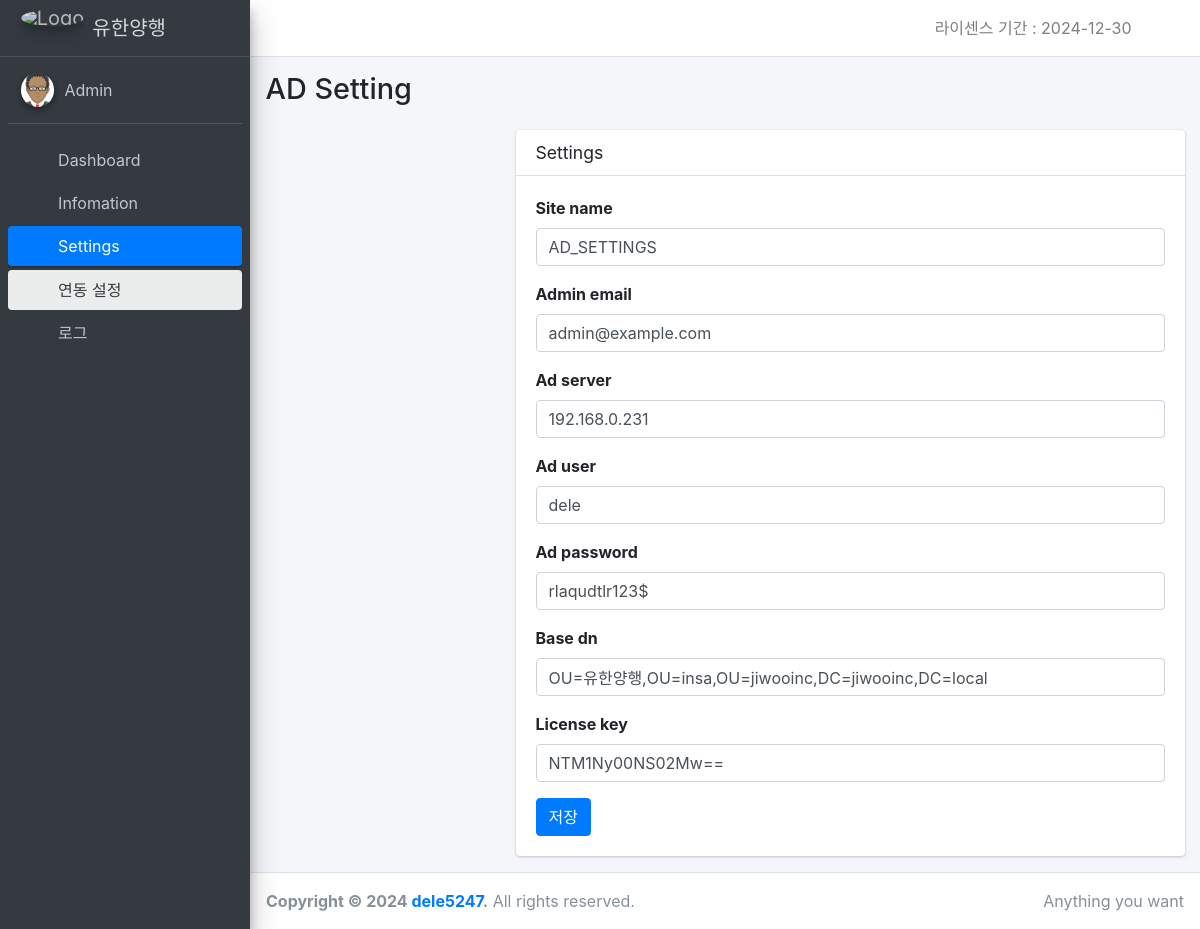
/settings/, run on the app's committed database.
### insa/models.py (models this page shows, shortened)
class Setting(models.Model):
    site_name = models.CharField(max_length=100)
    admin_email = models.EmailField()
    ad_server = models.CharField(max_length=255, null=True)
    ad_user = models.CharField(max_length=255, null=True)
    ad_password = models.CharField(max_length=255, null=True)
    base_dn = models.CharField(max_length=255, null=True)
    license_key = models.CharField(max_length=255, null=True)

### insa/views.py (the view)
# urls.py: path('settings/', views.settings, name='settings'),
def settings(request):
    setting = Setting.objects.first()
    if not setting:
        setting = Setting.objects.create(site_name='Default Site', admin_email='admin@example.com')
    if request.method == 'POST':
        form = SettingForm(request.POST, instance=setting)
        if form.is_valid():
            form.save()
            return redirect('settings')
    else:
        form = SettingForm(instance=setting)
    return render(request, 'settings.html', {'form': form, 'sets': sets, 'license_expiry_date': check_license()})

### insa/forms.py
class SettingForm(forms.ModelForm):
    class Meta:
        model = Setting
        fields = '__all__'
        widgets = {
            field.name: forms.TextInput(attrs={'class': 'form-control'}) for field in Setting._meta.fields
        }

### insa/templatetags/menu_tags.py (called while the page is built)
@register.simple_tag
def active(request, pattern):
    import re
    if re.search(pattern, request.path):
        return 'active'
    return ''

### insa/views.py (called while the page is built)
def check_license():
    setting = Setting.objects.get(site_name='AD_SETTINGS')
    license_key = setting.license_key
    shift=3
    try:
        base64_bytes = license_key.encode('utf-8')
        encrypted_date_bytes = base64.b64decode(base64_bytes)
        encrypted_date = encrypted_date_bytes.decode('utf-8')
        parts = encrypted_date.split('-')
        decrypted_date = ''
        for part in parts:
            decrypted_part = ''
            for char in part:
                decrypted_part += chr((ord(char) - ord('0') - shift) % 10 + ord('0'))
            decrypted_date += decrypted_part + '-'
        decrypted_date = decrypted_date.rstrip('-')
        expiry_date = datetime.datetime.strptime(decrypted_date, '%Y-%m-%d').date()
        return "라이센스 기간 : " + str(expiry_date)
    except:
        return "유효한 라이센스가 아니거나 잘못된 키입니다."

### templates/settings.html (shortened to what this page needs)
{% extends 'base.html' %}
{% block content %}
<div class="content-header">
    <div class="container-fluid">
        <div class="row mb-2">
            <div class="col-sm-6">
                <h1 class="m-0">AD Setting</h1>
            </div>
        </div>
    </div>
</div>
<div class="content-wrapper">
    <section class="content">
        <div class="container-fluid">
            <div class="row">
                <div class="col-12">
                    <div class="card">
                        <div class="card-header">
                            <h3 class="card-title">Settings</h3>
                        </div>
                        <div class="card-body">
			  <form method="post">
                            {% for field in form %}
                            <div class="form-group">
                                <label for="{{ field.id_for_label }}">{{ field.label }}</label>
                                {{ field }}
                            </div>
                            {% endfor %}
                             <button type="submit" class="btn btn-primary">저장</button>
			   </form>
                        </div>
                    </div>
                </div>
            </div>
        </div>
    </section>
</div>
{% endblock %}

### templates/base.html (shortened to what this page needs)
<!DOCTYPE html>
<html>
<head>
    {% load static %}
    {% load menu_tags %}
    <link rel="stylesheet" href="{% static 'admin-lte/plugins/fontawesome-free/css/all.min.css' %}">
    <link rel="stylesheet" href="{% static 'admin-lte/dist/css/adminlte.min.css' %}">
    <link rel="stylesheet" href="{% static 'admin-lte/plugins/datatables-bs4/css/dataTables.bootstrap4.min.css' %}">
</head>
<body class="hold-transition sidebar-mini">
<div class="wrapper">
    <nav class="main-header navbar navbar-expand navbar-white navbar-light">
        <ul class="navbar-nav">
            <li class="nav-item">
                <a class="nav-link" data-widget="pushmenu" href="#" role="button"><i class="fas fa-bars"></i></a>
            </li>
        </ul>
        <ul class="navbar-nav ml-auto">
            <li class="nav-item">
                <span class="nav-link">{{ license_expiry_date }}</span>
            </li>
            <li class="nav-item dropdown">
                <a class="nav-link" data-toggle="dropdown" href="#">
                    <i class="fas fa-user"></i>
                </a>
            </li>
        </ul>
    </nav>
    {% include 'sidebar.html' %}
    <div class="content-wrapper">
        {% block content %}{% endblock %}
    </div>
    {% include 'footer.html' %}
</div>
</body>
</html>

### templates/sidebar.html (shortened to what this page needs)
    {% load static %}
    {% load menu_tags %}
<aside class="main-sidebar sidebar-dark-primary elevation-4">
    <a href="#" class="brand-link">
        <img src="https://postfiles.pstatic.net/20160921_149/ppanppane_1474428957776Kk6Ao_PNG/%C0%AF%C7%D1%BE%E7%C7%E0_%B7%CE%B0%ED_%283%29.png?type=w966" alt="Logo" class="brand-image img-circle elevation-3" style="opacity: .8">
        <span class="brand-text font-weight-light">유한양행</span>
    </a>
    <div class="sidebar">
        <div class="user-panel mt-3 pb-3 mb-3 d-flex">
            <div class="image">
                <img src="{% static 'admin-lte/dist/img/avatar.png' %}" class="img-circle elevation-2" alt="User Image">
            </div>
            <div class="info">
                <a href="#" class="d-block">Admin</a>
            </div>
        </div>
        <nav class="mt-2">
            <ul class="nav nav-pills nav-sidebar flex-column" data-widget="treeview" role="menu" data-accordion="false">
                <li class="nav-item">
                    <a href="{% url 'index' %}" class="nav-link {% active request '^/$' %}">
                        <i class="nav-icon fas fa-tachometer-alt"></i>
                        <p>Dashboard</p>
                    </a>
                </li>
                <li class="nav-item has-treeview {% active request '^/table' %}">
                    <a href="#" class="nav-link">
                        <i class="nav-icon fas fa-user"></i>
                        <p>
                            Infomation
                            <i class="right fas fa-angle-left"></i>
                        </p>
                    </a>
                </li>
                <li class="nav-item has-treeview {% active request '^/input' %}">
                    <a href="#" class="nav-link">
                        <i class="nav-icon fas fa-cog"></i>
                        <p>
                            Settings
                            <i class="right fas fa-angle-left"></i>
                        </p>
                    </a>
                    <ul class="nav nav-treeview">
                        <li class="nav-item">
                            <a href="{% url 'settings' %}" class="nav-link {% active request '^/settings' %}">
                                <i class="far fa-circle nav-icon"></i>
				<p>연동 설정</p>
                            </a>
                        </li>
                        <li class="nav-item">
                            <a href="{% url 'log' %}" class="nav-link {% active request '^/log' %}">
                                <i class="far fa-circle nav-icon"></i>
				<p>로그</p>
                            </a>
                        </li>
                    </ul>
                </li>
            </ul>
        </nav>
    </div>
</aside>

### templates/footer.html
<footer class="main-footer">
    <div class="float-right d-none d-sm-inline">
        Anything you want
    </div>
    <strong>Copyright &copy; 2024 <a href="https://">dele5247</a>.</strong> All rights reserved.
</footer>

### data on the page
Setting: form "AD_SETTINGS" "admin@example.com" "192.168.0.231" "dele" "rlaqudtlr123$" "OU=유한양행,OU=insa,OU=jiwooinc,DC=jiwooinc,DC=local" "NTM1Ny00NS02Mw=="

### other printed values
{{ license_expiry_date }} "라이센스 기간 : 2024-12-30"
{{ field.label }} "Site name" "Admin email" "Ad server" "Ad user" "Ad password" "Base dn" "License key"
